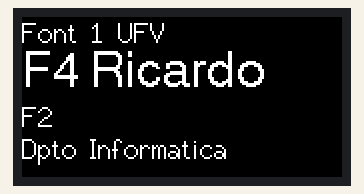
Simulated run of this sketch. Board: ESP32. Shown: 160×80 colour display.

Above: at 0.2 s.
At 2.2 s:
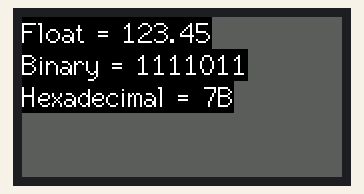

The sketch:

test_display.ino
```cpp
/*
 Test the M5.Lcd.print() viz embedded M5.Lcd.write() function

 This sketch used font 2, 4, 7

 Make sure all the display driver and pin comnenctions are correct by
 editting the User_Setup.h file in the TFT_eSPI library folder.

 #########################################################################
 ###### DON'T FORGET TO UPDATE THE User_Setup.h FILE IN THE LIBRARY ######
 #########################################################################
 */
#include <M5StickC.h>

#define TFT_GREY 0x5AEB // New colour


void setup(void) {
  M5.begin();
  M5.Lcd.setRotation(3);
}

void loop() {

  // Fill screen with grey so we can see the effect of printing with and without
  // a background colour defined
  M5.Lcd.fillScreen(TFT_BLACK);

  // Set "cursor" at top left corner of display (0,0) and select font 2
  // (cursor will move to next line automatically during printing with 'M5.Lcd.println'
  //  or stay on the line is there is room for the text with M5.Lcd.print)
  M5.Lcd.setCursor(0, 0, 2);
  // Set the font colour to be white with a black background, set text size multiplier to 1
  M5.Lcd.setTextColor(TFT_WHITE,TFT_BLACK);
  M5.Lcd.setTextSize(1);
  // We can now plot text on screen using the "print" class
  M5.Lcd.println("Font 1 UFV");

  // Set the font colour to be yellow with no background, set to font 6
  //M5.Lcd.setTextColor(TFT_YELLOW);
  M5.Lcd.setTextFont(4);
  M5.Lcd.println("F4 Ricardo");

  // Set the font colour to be red with black background, set to font 4
  //M5.Lcd.setTextColor(TFT_RED,TFT_BLACK);    M5.Lcd.setTextFont(4);
  //M5.Lcd.println(3735928559L, HEX); // Should print DEADBEEF

  // Set the font colour to be green with black background, set to font 4
  //M5.Lcd.setTextColor(TFT_GREEN,TFT_BLACK);
  M5.Lcd.setTextFont(2);
  M5.Lcd.println("F2");
  M5.Lcd.println("Dpto Informatica");

  delay(2000);
  M5.Lcd.fillScreen(TFT_GREY);
  M5.Lcd.setCursor(0, 0, 2);


  // Test some print formatting functions
  float fnumber = 123.45;
  // Set the font colour to be blue with no background, set to font 4
  //M5.Lcd.setTextColor(TFT_BLUE);    M5.Lcd.setTextFont(2);
  M5.Lcd.print("Float = "); M5.Lcd.println(fnumber);           // Print floating point number
  M5.Lcd.print("Binary = "); M5.Lcd.println((int)fnumber, BIN); // Print as integer value in binary
  M5.Lcd.print("Hexadecimal = "); M5.Lcd.println((int)fnumber, HEX); // Print as integer number in Hexadecimal

  delay(1000);
}
```

Measured:
- what the display in image 1 shows lasts 1.0 s, from 2.2 s to 3.2 s
